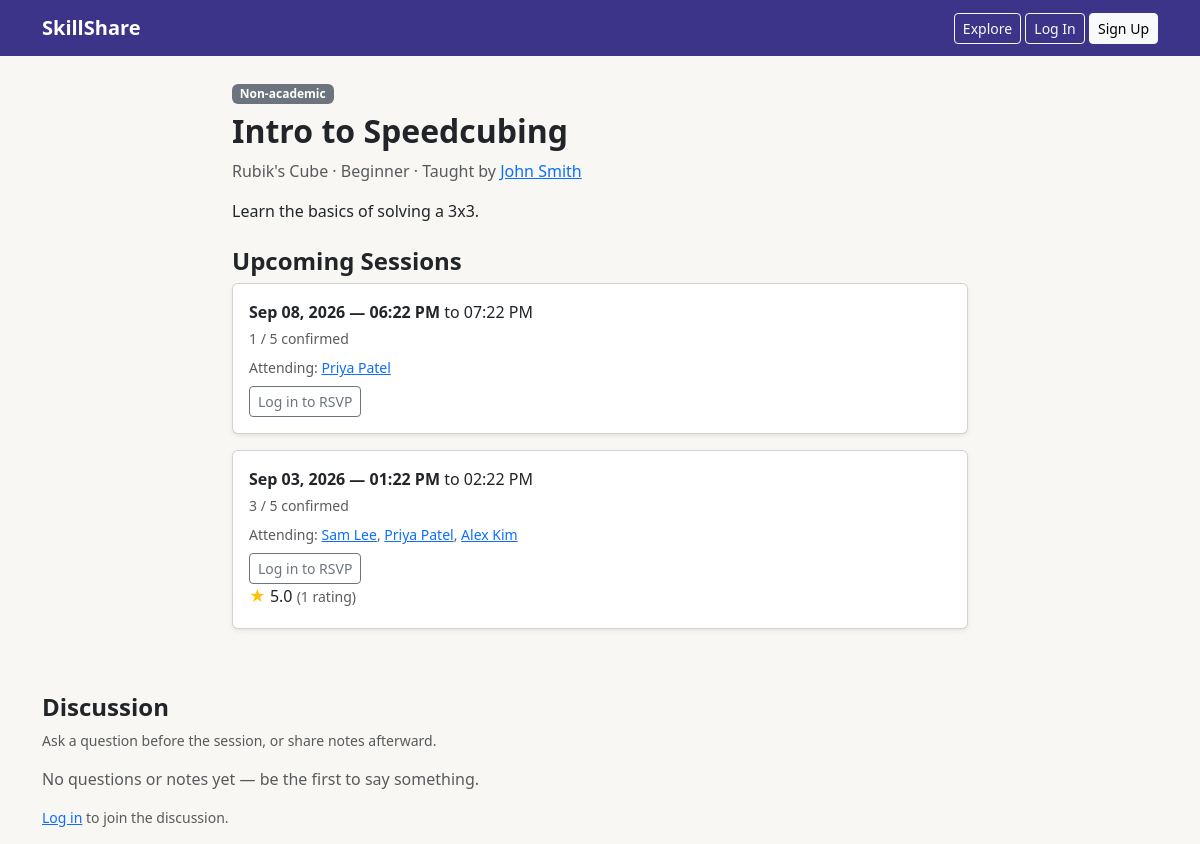
Screenshot of /offers/1 with the database file from the repository.
### models.py (models this page shows, shortened)
class Skill(db.Model):
    id = db.Column(db.Integer, primary_key=True)
    name = db.Column(db.String(100), nullable=False)
    category = db.Column(db.String(50), nullable=False)  # e.g. Technology, Music, Sports

class Offer(db.Model):
    id = db.Column(db.Integer, primary_key=True)
    teacher_id = db.Column(db.Integer, db.ForeignKey("user.id"), nullable=False)
    skill_id = db.Column(db.Integer, db.ForeignKey("skill.id"), nullable=False)
    title = db.Column(db.String(150), nullable=False)
    description = db.Column(db.Text, nullable=True)
    level = db.Column(db.String(20), nullable=False)
    max_attendees = db.Column(db.Integer, default=10)
    status = db.Column(db.String(20), default="open")
    format = db.Column(db.String(20), default="live")  # "live" or "recorded"
    teacher = db.relationship("User", backref="offers")
    skill = db.relationship("Skill", backref="offers")

class User(UserMixin, db.Model):
    id = db.Column(db.Integer, primary_key=True)
    name = db.Column(db.String(100), nullable=False)
    email = db.Column(db.String(120), unique=True, nullable=False)
    password_hash = db.Column(db.String(200), nullable=False)
    bio = db.Column(db.Text, nullable=True)
    grade = db.Column(db.String(20), nullable=True)
    courses_completed = db.Column(db.Text, nullable=True)  # free text, e.g. "AP Bio, Algebra II, Spanish 3"

class Session(db.Model):
    id = db.Column(db.Integer, primary_key=True)
    offer_id = db.Column(db.Integer, db.ForeignKey("offer.id"), nullable=False)
    start_time = db.Column(db.DateTime, nullable=False)
    end_time = db.Column(db.DateTime, nullable=False)
    meeting_link = db.Column(db.String(300), nullable=True)
    recording_url = db.Column(db.String(300), nullable=True)
    offer = db.relationship("Offer", backref="sessions")
    RECORDING_GRACE_HOURS = 48
    @property
    def has_ended(self):
        return self.end_time < datetime.now()
    @property
    def recording_deadline(self):
        return self.end_time + timedelta(hours=self.RECORDING_GRACE_HOURS)
    @property
    def recording_status(self):
        if not self.has_ended:
            return "not_yet"
        if self.recording_url:
            return "uploaded"
        if datetime.now() <= self.recording_deadline:
            return "pending"
        return "overdue"
    @property
    def average_rating(self):
        if not self.feedback:
            return None
        return round(sum(f.rating for f in self.feedback) / len(self.feedback), 1)
    @property
    def rating_count(self):
        return len(self.feedback)

class Enrollment(db.Model):
    id = db.Column(db.Integer, primary_key=True)
    session_id = db.Column(db.Integer, db.ForeignKey("session.id"), nullable=False)
    student_id = db.Column(db.Integer, db.ForeignKey("user.id"), nullable=False)
    status = db.Column(db.String(20), default="confirmed")  # confirmed / waitlisted
    attended = db.Column(db.Boolean, nullable=True)  # None = not marked yet, True/False once teacher marks it
    session = db.relationship("Session", backref="enrollments")
    student = db.relationship("User", backref="enrollments")

class Feedback(db.Model):
    id = db.Column(db.Integer, primary_key=True)
    session_id = db.Column(db.Integer, db.ForeignKey("session.id"), nullable=False)
    student_id = db.Column(db.Integer, db.ForeignKey("user.id"), nullable=False)
    rating = db.Column(db.Integer, nullable=False)  # 1 = thumbs down, 5 = thumbs up
    comment = db.Column(db.Text, nullable=True)
    __table_args__ = (db.UniqueConstraint("session_id", "student_id", name="unique_session_feedback"),)
    session = db.relationship("Session", backref="feedback")
    student = db.relationship("User", backref="feedback_given")

### app.py (the view)
@app.route("/offers/<int:offer_id>")
def offer_detail(offer_id):
    offer = Offer.query.get_or_404(offer_id)
    return render_template("offer_detail.html", offer=offer)

### templates/offer_detail.html (shortened to what this page needs)
{% extends "base.html" %}
{% block content %}
<div class="row justify-content-center">
    <div class="col-md-8">
        <span class="badge bg-secondary mb-2">{{ offer.skill.category }}</span>
        <h2 class="fw-bold">{{ offer.title }}</h2>
        <p class="text-muted">{{ offer.skill.name }} · {{ offer.level }} · Taught by
            <a href="{{ url_for('view_profile', user_id=offer.teacher.id) }}">{{ offer.teacher.name }}</a>
        </p>
        <p>{{ offer.description or "No description provided." }}</p>
        {% if offer.format == "recorded" %}
            {% if current_user.is_authenticated and current_user.id == offer.teacher_id %}
                <a href="{{ url_for('manage_lessons', offer_id=offer.id) }}" class="btn btn-outline-primary btn-sm mb-4">Manage Lessons</a>
            {% endif %}
            <h4 class="fw-bold mt-4">Lessons</h4>
            {% set sorted_lessons = offer.lessons | sort(attribute='order') %}
            {% if sorted_lessons %}
                {% for lesson in sorted_lessons %}
                    <div class="card shadow-sm mb-2">
                        <div class="card-body">
                            <p class="mb-1"><strong>Part {{ loop.index }}: {{ lesson.title }}</strong></p>
                            {% if current_user.is_authenticated %}
                                <a href="{{ lesson.video_url }}" target="_blank" class="btn btn-sm btn-outline-success">▶ Watch</a>
                            {% else %}
                                <a href="{{ url_for('login') }}" class="btn btn-sm btn-outline-secondary">Log in to watch</a>
                            {% endif %}
                        </div>
                    </div>
                {% endfor %}
            {% else %}
                <p class="text-muted">No lessons added yet.</p>
            {% endif %}
{% else %}
        <h4 class="fw-bold mt-4">Upcoming Sessions</h4>
       {% for session in offer.sessions %}
            <div class="card shadow-sm mb-3">
                <div class="card-body">
                    <p class="mb-1"><strong>{{ session.start_time.strftime('%b %d, %Y — %I:%M %p') }}</strong>
                        to {{ session.end_time.strftime('%I:%M %p') }}</p>
                    {% set confirmed = session.enrollments | selectattr('status', 'equalto', 'confirmed') | list %}
                    {% set my_enrollment = session.enrollments | selectattr('student_id', 'equalto', current_user.id) | list if current_user.is_authenticated else [] %}
                    <p class="text-muted small mb-2">{{ confirmed|length }} / {{ offer.max_attendees }} confirmed</p>
                    {% if confirmed %}
                        <p class="text-muted small mb-2">
                            Attending:
                            {% for enrollment in confirmed %}
                                <a href="{{ url_for('view_profile', user_id=enrollment.student.id) }}">{{ enrollment.student.name }}</a>{% if not loop.last %}, {% endif %}
                            {% endfor %}
                        </p>
                    {% endif %}
                    {% if my_enrollment %}
                        <span class="badge bg-{{ 'success' if my_enrollment[0].status == 'confirmed' else 'warning' }}">
                            You: {{ my_enrollment[0].status }}
                        </span>
                        {% if my_enrollment[0].status == 'confirmed' and session.meeting_link %}
                            <a href="{{ session.meeting_link }}" class="btn btn-sm btn-success mt-2" target="_blank">Join Link</a>
                        {% endif %}
                    {% elif not current_user.is_authenticated %}
                        <a href="{{ url_for('login') }}" class="btn btn-sm btn-outline-secondary">Log in to RSVP</a>
                    {% endif %}
                    {% if session.feedback %}
                        <p class="mb-1">
                            <span class="text-warning">★</span> {{ session.average_rating }}
                            <span class="text-muted small">({{ session.rating_count }} rating{{ '' if session.rating_count == 1 else 's' }})</span>
                        </p>
                    {% endif %}
                </div>
            </div>
        {% else %}
            <p class="text-muted">No sessions scheduled yet.</p>
        {% endfor %}
{% endif %}
    </div>
</div>
<h4 class="fw-bold mt-5">Discussion</h4>
<p class="text-muted small">Ask a question before the session, or share notes afterward.</p>
{% set sorted_comments = offer.comments | sort(attribute='created_at') %}
{% if sorted_comments %}
    {% for comment in sorted_comments %}
        <div class="d-flex mb-3">
            <div class="flex-grow-1">
                <p class="mb-0">
                    <a href="{{ url_for('view_profile', user_id=comment.user.id) }}" class="fw-bold text-decoration-none">{{ comment.user.name }}</a>
                    <span class="text-muted small ms-1">{{ comment.created_at.strftime('%b %d, %I:%M %p') }}</span>
                </p>
                <p class="mb-0">{{ comment.content }}</p>
            </div>
        </div>
    {% endfor %}
{% else %}
    <p class="text-muted">No questions or notes yet — be the first to say something.</p>
{% endif %}
{% if current_user.is_authenticated %}
    <form method="POST" action="{{ url_for('add_comment', offer_id=offer.id) }}" class="mt-3">
        <div class="input-group">
            <input type="text" name="content" class="form-control" placeholder="Ask a question or share a note..." required>
            <button type="submit" class="btn btn-primary">Post</button>
        </div>
    </form>
{% else %}
    <p class="text-muted small mt-2"><a href="{{ url_for('login') }}">Log in</a> to join the discussion.</p>
{% endif %}
{% endblock %}

### static/style.css (style rules this page uses)
body { background-color: #f8f7f4; }

### rows the page displays
Skill: skill.category "Non-academic", skill.name "Rubik's Cube"
Offer: title "Intro to Speedcubing", level "Beginner", description "Learn the basics of solving a 3x3.", max_attendees "5"
User: teacher.name "John Smith"
Enrollment: student.name "Priya Patel"
Enrollment: student.name "Sam Lee"
Enrollment: student.name "Priya Patel"
Enrollment: student.name "Alex Kim"

### other values shown
{{ session.start_time.strftime('%b %d, %Y — %I:%M %p') }} "Sep 08, 2026 — 06:22 PM"
{{ session.end_time.strftime('%I:%M %p') }} "07:22 PM"
{{ confirmed|length }} "1"
{{ session.start_time.strftime('%b %d, %Y — %I:%M %p') }} "Sep 03, 2026 — 01:22 PM"
{{ session.end_time.strftime('%I:%M %p') }} "02:22 PM"
{{ confirmed|length }} "3"
{{ session.average_rating }} "5.0"
{{ session.rating_count }} "1"
